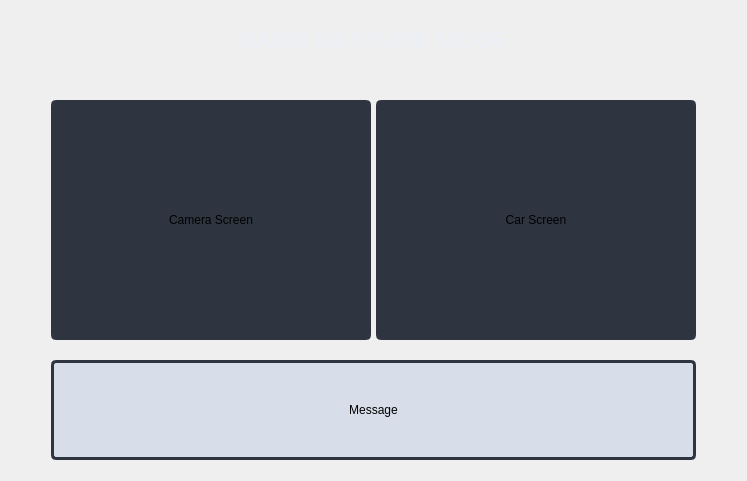
                     <widget class="QWidget" name="handgesture">
                      <layout class="QVBoxLayout" name="verticalLayout_17">
                       <item>
                        <widget class="QLabel" name="handgesture_label">
                         <property name="maximumSize">
                          <size>
                           <width>16777215</width>
                           <height>60</height>
                          </size>
                         </property>
                         <property name="styleSheet">
                          <string notr="true">padding-top:15px;</string>
                         </property>
                         <property name="text">
                          <string>&lt;html&gt;&lt;head/&gt;&lt;body&gt;&lt;p&gt;&lt;span style=&quot; font-size:18pt; font-weight:700; color:#eceff4;&quot;&gt;HAND GESTURE MODE&lt;/span&gt;&lt;/p&gt;&lt;/body&gt;&lt;/html&gt;</string>
                         </property>
                         <property name="alignment">
                          <set>Qt::AlignCenter</set>
                         </property>
                        </widget>
                       </item>
                       <item>
                        <layout class="QGridLayout" name="hg_layout">
                         <property name="leftMargin">
                          <number>40</number>
                         </property>
                         <property name="topMargin">
                          <number>40</number>
                         </property>
                         <property name="rightMargin">
                          <number>40</number>
                         </property>
                         <property name="bottomMargin">
                          <number>20</number>
                         </property>
                         <property name="horizontalSpacing">
                          <number>5</number>
                         </property>
                         <property name="verticalSpacing">
                          <number>10</number>
                         </property>
                         <item row="0" column="1">
                          <widget class="QLabel" name="car_cam">
                           <property name="minimumSize">
                            <size>
                             <width>320</width>
                             <height>240</height>
                            </size>
                           </property>
                           <property name="maximumSize">
                            <size>
                             <width>320</width>
                             <height>240</height>
                            </size>
                           </property>
                           <property name="styleSheet">
                            <string notr="true">background: #2E3440;
border: 3px solid #2E3440;
border-radius: 5px;</string>
                           </property>
                           <property name="text">
                            <string>Car Screen</string>
                           </property>
                           <property name="alignment">
                            <set>Qt::AlignCenter</set>
                           </property>
                          </widget>
                         </item>
                         <item row="1" column="0" colspan="2">
                          <widget class="QLabel" name="hg_message">
                           <property name="minimumSize">
                            <size>
                             <width>0</width>
                             <height>100</height>
                            </size>
                           </property>
                           <property name="maximumSize">
                            <size>
                             <width>16777215</width>
                             <height>80</height>
                            </size>
                           </property>
                           <property name="styleSheet">
                            <string notr="true">background:#D8DEE9;
border: 3px solid #2E3440;
border-radius: 5px;</string>
                           </property>
                           <property name="text">
                            <string>Message</string>
                           </property>
                           <property name="alignment">
                            <set>Qt::AlignCenter</set>
                           </property>
                          </widget>
                         </item>
                         <item row="0" column="0">
                          <widget class="QLabel" name="screen_cam">
                           <property name="minimumSize">
                            <size>
                             <width>320</width>
                             <height>240</height>
                            </size>
                           </property>
                           <property name="maximumSize">
                            <size>
                             <width>320</width>
                             <height>240</height>
                            </size>
                           </property>
                           <property name="styleSheet">
                            <string notr="true">background: #2E3440;
border: 3px solid #2E3440;
border-radius: 5px;</string>
                           </property>
                           <property name="frameShadow">
                            <enum>QFrame::Plain</enum>
                           </property>
                           <property name="text">
                            <string>Camera Screen</string>
                           </property>
                           <property name="alignment">
                            <set>Qt::AlignCenter</set>
                           </property>
                          </widget>
                         </item>
                        </layout>
                       </item>
                      </layout>
                     </widget>
